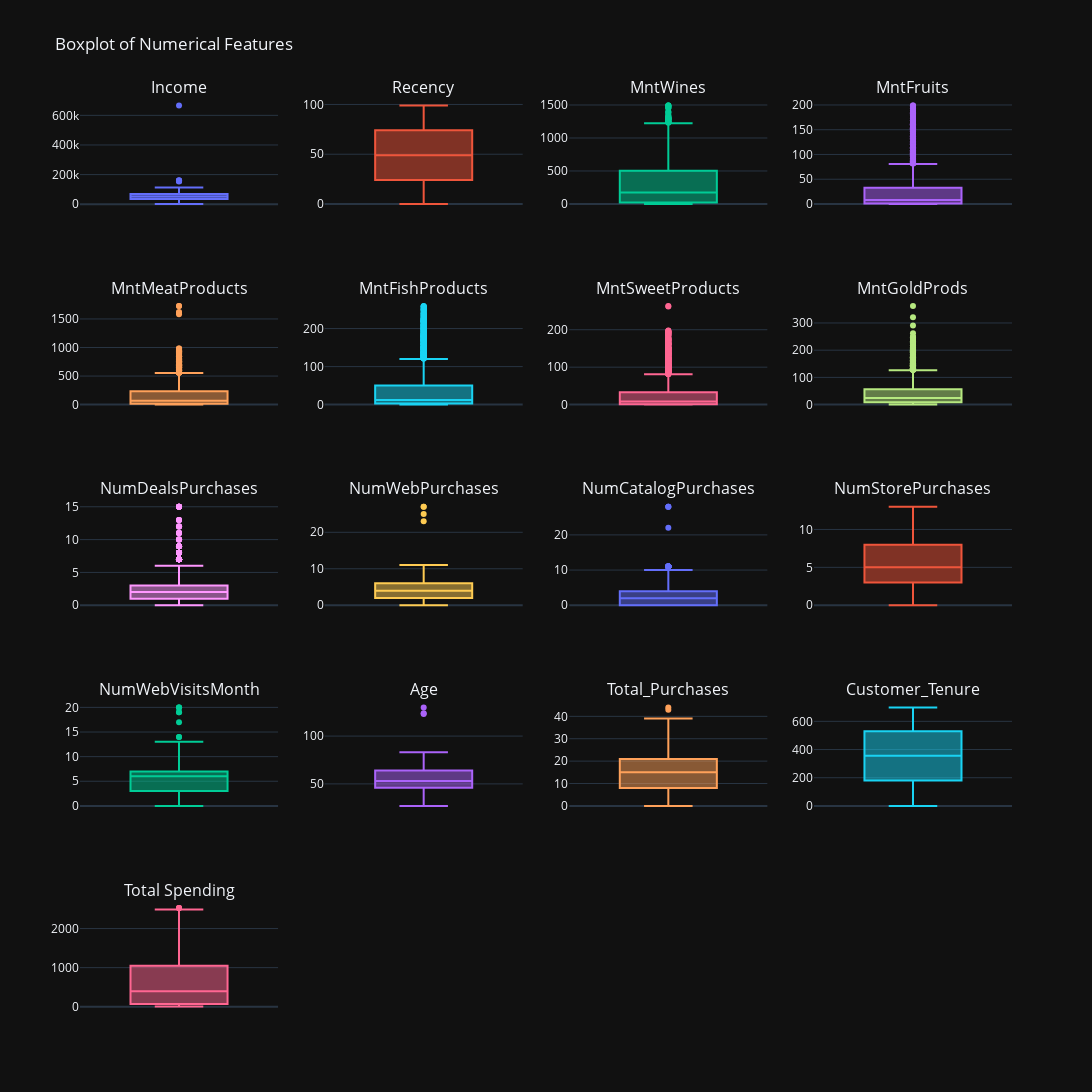

The code cell stored with this chart in its notebook:
### Markdown cell above
## Outlier Detection

### Code cell
num_df = df.select_dtypes(include=np.number)
nunique_df = pd.DataFrame(data=num_df.apply(pd.Series.nunique), columns=['nunique']).rename_axis('variables')
selection = nunique_df[nunique_df['nunique'] > 5].index

#plotly frame setup
to_plot = num_df[selection]

# number of variables to plot
num_vars = len(to_plot.columns)

# calculate number of rows and columns for the subplot grid
plot_nrows = int(np.ceil(num_vars / 4))

# create subplot titles
subplot_titles = list(to_plot.columns) + [''] * (plot_nrows * 4 - num_vars) 

# create subplots
fig = make_subplots(rows=plot_nrows, cols=4, subplot_titles=tuple(subplot_titles))

# add traces
for i, col_name in enumerate(to_plot.columns):
    row = i // 4 + 1
    col = i % 4 + 1
    fig.add_trace(go.Box(y=to_plot[col_name], name=col_name), row=row, col=col)

fig.update_layout(height=1400, width=1200, showlegend=False, template='plotly_dark', title='Boxplot of Numerical Features')
fig.update_xaxes(visible=False, showticklabels=False)

fig.show()

### Figure 1 — Plotly figure (JSON) as saved in the notebook; plotly's stock layout.template omitted (floating-point values rounded to 4 significant figures; data arrays with more than 128 entries replaced by an {"elided": "..."} marker saying what was removed)
{"data": [{"name": "Income", "type": "box", "xaxis": "x", "y": {"elided": "2240 float values"}, "yaxis": "y"}, {"name": "Recency", "type": "box", "xaxis": "x2", "y": {"elided": "2240 int values"}, "yaxis": "y2"}, {"name": "MntWines", "type": "box", "xaxis": "x3", "y": {"elided": "2240 int values"}, "yaxis": "y3"}, {"name": "MntFruits", "type": "box", "xaxis": "x4", "y": {"elided": "2240 int values"}, "yaxis": "y4"}, {"name": "MntMeatProducts", "type": "box", "xaxis": "x5", "y": {"elided": "2240 int values"}, "yaxis": "y5"}, {"name": "MntFishProducts", "type": "box", "xaxis": "x6", "y": {"elided": "2240 int values"}, "yaxis": "y6"}, {"name": "MntSweetProducts", "type": "box", "xaxis": "x7", "y": {"elided": "2240 int values"}, "yaxis": "y7"}, {"name": "MntGoldProds", "type": "box", "xaxis": "x8", "y": {"elided": "2240 int values"}, "yaxis": "y8"}, {"name": "NumDealsPurchases", "type": "box", "xaxis": "x9", "y": {"elided": "2240 int values"}, "yaxis": "y9"}, {"name": "NumWebPurchases", "type": "box", "xaxis": "x10", "y": {"elided": "2240 int values"}, "yaxis": "y10"}, {"name": "NumCatalogPurchases", "type": "box", "xaxis": "x11", "y": {"elided": "2240 int values"}, "yaxis": "y11"}, {"name": "NumStorePurchases", "type": "box", "xaxis": "x12", "y": {"elided": "2240 int values"}, "yaxis": "y12"}, {"name": "NumWebVisitsMonth", "type": "box", "xaxis": "x13", "y": {"elided": "2240 int values"}, "yaxis": "y13"}, {"name": "Age", "type": "box", "xaxis": "x14", "y": {"elided": "2240 int values"}, "yaxis": "y14"}, {"name": "Total_Purchases", "type": "box", "xaxis": "x15", "y": {"elided": "2240 int values"}, "yaxis": "y15"}, {"name": "Customer_Tenure", "type": "box", "xaxis": "x16", "y": {"elided": "2240 int values"}, "yaxis": "y16"}, {"name": "Total Spending", "type": "box", "xaxis": "x17", "y": {"elided": "2240 int values"}, "yaxis": "y17"}], "layout": {"annotations": [{"font": {"size": 16}, "showarrow": false, "text": "Income", "x": 0.1062, "xanchor": "center", "xref": "paper", "y": 1, "yanchor": "bottom", "yref": "paper"}, {"font": {"size": 16}, "showarrow": false, "text": "Recency", "x": 0.3688, "xanchor": "center", "xref": "paper", "y": 1, "yanchor": "bottom", "yref": "paper"}, {"font": {"size": 16}, "showarrow": false, "text": "MntWines", "x": 0.6313, "xanchor": "center", "xref": "paper", "y": 1, "yanchor": "bottom", "yref": "paper"}, {"font": {"size": 16}, "showarrow": false, "text": "MntFruits", "x": 0.8938, "xanchor": "center", "xref": "paper", "y": 1, "yanchor": "bottom", "yref": "paper"}, {"font": {"size": 16}, "showarrow": false, "text": "MntMeatProducts", "x": 0.1062, "xanchor": "center", "xref": "paper", "y": 0.78, "yanchor": "bottom", "yref": "paper"}, {"font": {"size": 16}, "showarrow": false, "text": "MntFishProducts", "x": 0.3688, "xanchor": "center", "xref": "paper", "y": 0.78, "yanchor": "bottom", "yref": "paper"}, {"font": {"size": 16}, "showarrow": false, "text": "MntSweetProducts", "x": 0.6313, "xanchor": "center", "xref": "paper", "y": 0.78, "yanchor": "bottom", "yref": "paper"}, {"font": {"size": 16}, "showarrow": false, "text": "MntGoldProds", "x": 0.8938, "xanchor": "center", "xref": "paper", "y": 0.78, "yanchor": "bottom", "yref": "paper"}, {"font": {"size": 16}, "showarrow": false, "text": "NumDealsPurchases", "x": 0.1062, "xanchor": "center", "xref": "paper", "y": 0.56, "yanchor": "bottom", "yref": "paper"}, {"font": {"size": 16}, "showarrow": false, "text": "NumWebPurchases", "x": 0.3688, "xanchor": "center", "xref": "paper", "y": 0.56, "yanchor": "bottom", "yref": "paper"}, {"font": {"size": 16}, "showarrow": false, "text": "NumCatalogPurchases", "x": 0.6313, "xanchor": "center", "xref": "paper", "y": 0.56, "yanchor": "bottom", "yref": "paper"}, {"font": {"size": 16}, "showarrow": false, "text": "NumStorePurchases", "x": 0.8938, "xanchor": "center", "xref": "paper", "y": 0.56, "yanchor": "bottom", "yref": "paper"}, {"font": {"size": 16}, "showarrow": false, "text": "NumWebVisitsMonth", "x": 0.1062, "xanchor": "center", "xref": "paper", "y": 0.34, "yanchor": "bottom", "yref": "paper"}, {"font": {"size": 16}, "showarrow": false, "text": "Age", "x": 0.3688, "xanchor": "center", "xref": "paper", "y": 0.34, "yanchor": "bottom", "yref": "paper"}, {"font": {"size": 16}, "showarrow": false, "text": "Total_Purchases", "x": 0.6313, "xanchor": "center", "xref": "paper", "y": 0.34, "yanchor": "bottom", "yref": "paper"}, {"font": {"size": 16}, "showarrow": false, "text": "Customer_Tenure", "x": 0.8938, "xanchor": "center", "xref": "paper", "y": 0.34, "yanchor": "bottom", "yref": "paper"}, {"font": {"size": 16}, "showarrow": false, "text": "Total Spending", "x": 0.1062, "xanchor": "center", "xref": "paper", "y": 0.12, "yanchor": "bottom", "yref": "paper"}], "height": 1400, "showlegend": false, "title": {"text": "Boxplot of Numerical Features"}, "width": 1200, "xaxis": {"anchor": "y", "domain": [0, 0.2125], "showticklabels": false, "visible": false}, "xaxis10": {"anchor": "y10", "domain": [0.2625, 0.475], "showticklabels": false, "visible": false}, "xaxis11": {"anchor": "y11", "domain": [0.525, 0.7375], "showticklabels": false, "visible": false}, "xaxis12": {"anchor": "y12", "domain": [0.7875, 1], "showticklabels": false, "visible": false}, "xaxis13": {"anchor": "y13", "domain": [0, 0.2125], "showticklabels": false, "visible": false}, "xaxis14": {"anchor": "y14", "domain": [0.2625, 0.475], "showticklabels": false, "visible": false}, "xaxis15": {"anchor": "y15", "domain": [0.525, 0.7375], "showticklabels": false, "visible": false}, "xaxis16": {"anchor": "y16", "domain": [0.7875, 1], "showticklabels": false, "visible": false}, "xaxis17": {"anchor": "y17", "domain": [0, 0.2125], "showticklabels": false, "visible": false}, "xaxis18": {"anchor": "y18", "domain": [0.2625, 0.475], "showticklabels": false, "visible": false}, "xaxis19": {"anchor": "y19", "domain": [0.525, 0.7375], "showticklabels": false, "visible": false}, "xaxis2": {"anchor": "y2", "domain": [0.2625, 0.475], "showticklabels": false, "visible": false}, "xaxis20": {"anchor": "y20", "domain": [0.7875, 1], "showticklabels": false, "visible": false}, "xaxis3": {"anchor": "y3", "domain": [0.525, 0.7375], "showticklabels": false, "visible": false}, "xaxis4": {"anchor": "y4", "domain": [0.7875, 1], "showticklabels": false, "visible": false}, "xaxis5": {"anchor": "y5", "domain": [0, 0.2125], "showticklabels": false, "visible": false}, "xaxis6": {"anchor": "y6", "domain": [0.2625, 0.475], "showticklabels": false, "visible": false}, "xaxis7": {"anchor": "y7", "domain": [0.525, 0.7375], "showticklabels": false, "visible": false}, "xaxis8": {"anchor": "y8", "domain": [0.7875, 1], "showticklabels": false, "visible": false}, "xaxis9": {"anchor": "y9", "domain": [0, 0.2125], "showticklabels": false, "visible": false}, "yaxis": {"anchor": "x", "domain": [0.88, 1]}, "yaxis10": {"anchor": "x10", "domain": [0.44, 0.56]}, "yaxis11": {"anchor": "x11", "domain": [0.44, 0.56]}, "yaxis12": {"anchor": "x12", "domain": [0.44, 0.56]}, "yaxis13": {"anchor": "x13", "domain": [0.22, 0.34]}, "yaxis14": {"anchor": "x14", "domain": [0.22, 0.34]}, "yaxis15": {"anchor": "x15", "domain": [0.22, 0.34]}, "yaxis16": {"anchor": "x16", "domain": [0.22, 0.34]}, "yaxis17": {"anchor": "x17", "domain": [0, 0.12]}, "yaxis18": {"anchor": "x18", "domain": [0, 0.12]}, "yaxis19": {"anchor": "x19", "domain": [0, 0.12]}, "yaxis2": {"anchor": "x2", "domain": [0.88, 1]}, "yaxis20": {"anchor": "x20", "domain": [0, 0.12]}, "yaxis3": {"anchor": "x3", "domain": [0.88, 1]}, "yaxis4": {"anchor": "x4", "domain": [0.88, 1]}, "yaxis5": {"anchor": "x5", "domain": [0.66, 0.78]}, "yaxis6": {"anchor": "x6", "domain": [0.66, 0.78]}, "yaxis7": {"anchor": "x7", "domain": [0.66, 0.78]}, "yaxis8": {"anchor": "x8", "domain": [0.66, 0.78]}, "yaxis9": {"anchor": "x9", "domain": [0.44, 0.56]}}}
